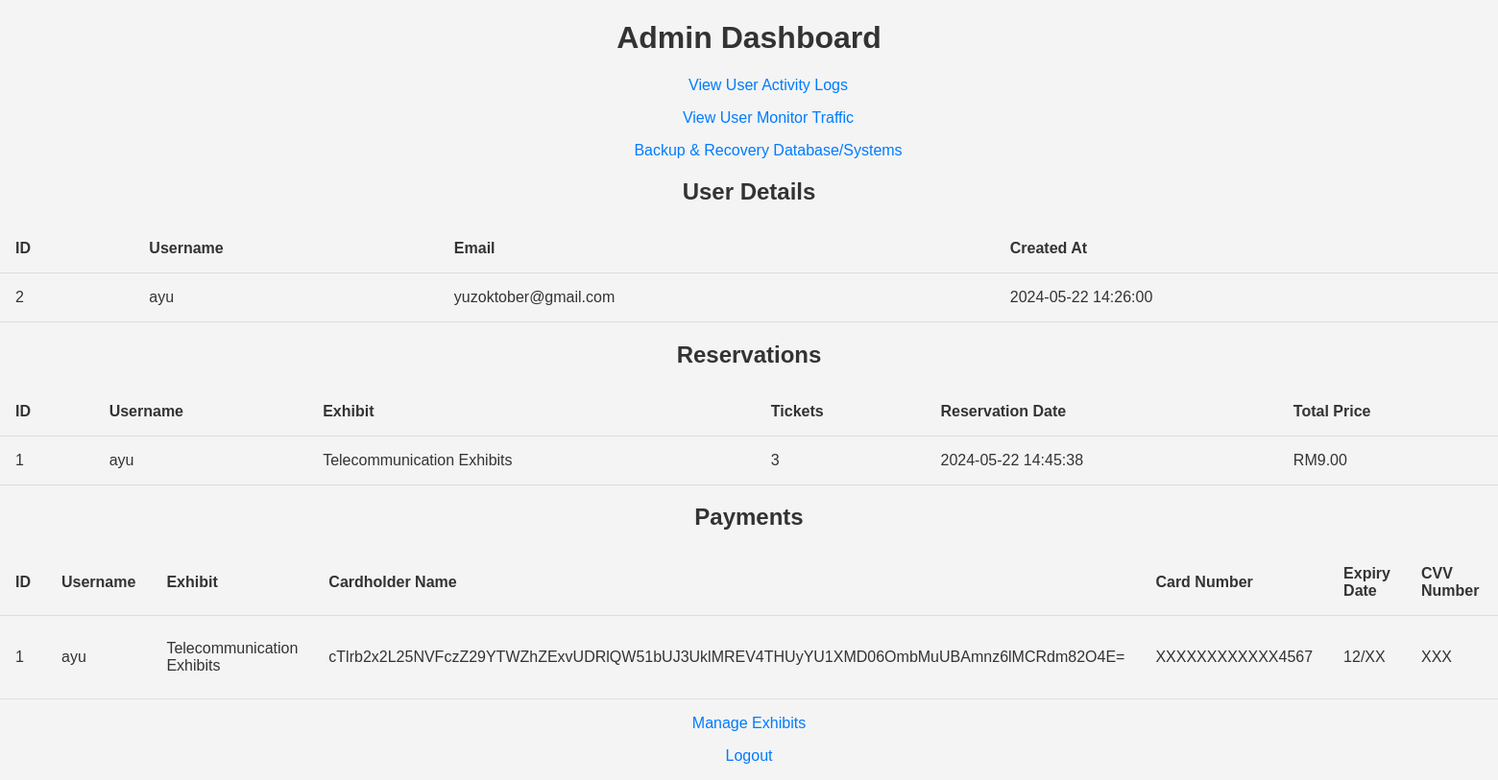
/admin_dashboard.php (signed in), run on the app's committed database.
### tables this page shows
CREATE TABLE `users` (
  `id` int(11) NOT NULL AUTO_INCREMENT,
  `username` varchar(50) NOT NULL,
  `password` varchar(255) NOT NULL,
  `email` varchar(100) NOT NULL,
  `created_at` timestamp NOT NULL DEFAULT current_timestamp(),
  PRIMARY KEY (`id`),
  UNIQUE KEY `username` (`username`),
  UNIQUE KEY `email` (`email`)
);

CREATE TABLE `reservations` (
  `id` int(11) NOT NULL AUTO_INCREMENT,
  `user_id` int(11) DEFAULT NULL,
  `exhibit_id` int(11) DEFAULT NULL,
  `num_tickets` int(11) NOT NULL,
  `reservation_date` timestamp NOT NULL DEFAULT current_timestamp(),
  `invoice_path` varchar(255) DEFAULT NULL,
  PRIMARY KEY (`id`),
  KEY `user_id` (`user_id`),
  KEY `exhibit_id` (`exhibit_id`),
  CONSTRAINT `reservations_ibfk_1` FOREIGN KEY (`user_id`) REFERENCES `users` (`id`),
  CONSTRAINT `reservations_ibfk_2` FOREIGN KEY (`exhibit_id`) REFERENCES `exhibits` (`id`)
);

CREATE TABLE `exhibits` (
  `id` int(11) NOT NULL AUTO_INCREMENT,
  `name` varchar(100) NOT NULL,
  `description` text DEFAULT NULL,
  `date` date NOT NULL,
  `tickets_available` int(11) NOT NULL,
  `price` decimal(10,2) NOT NULL,
  PRIMARY KEY (`id`)
);

CREATE TABLE `payments` (
  `id` int(11) NOT NULL AUTO_INCREMENT,
  `reservation_id` int(11) DEFAULT NULL,
  `cardholder_name` text NOT NULL,
  `card_number` text NOT NULL,
  `expiry_date` text NOT NULL,
  `cvv_number` text NOT NULL,
  `payment_date` timestamp NOT NULL DEFAULT current_timestamp(),
  PRIMARY KEY (`id`),
  KEY `reservation_id` (`reservation_id`),
  CONSTRAINT `payments_ibfk_1` FOREIGN KEY (`reservation_id`) REFERENCES `reservations` (`id`)
);

### admin_dashboard.php (the view, shortened to what this page needs)
<?php
require_once 'connection.php';
$user_stmt = $conn->prepare("SELECT id, username, email, created_at FROM users");
$user_stmt->execute();
$user_stmt->store_result();
$user_stmt->bind_result($user_id, $username, $email, $created_at);
$users = [];
while ($user_stmt->fetch()) {
    $users[] = [
        'id' => $user_id,
        'username' => $username,
        'email' => $email,
        'created_at' => $created_at,
    ];
}
$reservation_stmt = $conn->prepare("SELECT reservations.id, users.username, exhibits.name, reservations.num_tickets, reservations.reservation_date, (reservations.num_tickets * exhibits.price) AS total_price FROM reservations
                                    JOIN users ON reservations.user_id = users.id
                                    JOIN exhibits ON reservations.exhibit_id = exhibits.id");
$reservation_stmt->execute();
$reservation_stmt->store_result();
$reservation_stmt->bind_result($reservation_id, $user_name, $exhibit_name, $num_tickets, $reservation_date, $total_price);
$reservations = [];
while ($reservation_stmt->fetch()) {
    $reservations[] = [
        'id' => $reservation_id,
        'username' => $user_name,
        'exhibit_name' => $exhibit_name,
        'num_tickets' => $num_tickets,
        'reservation_date' => $reservation_date,
        'total_price' => $total_price,
    ];
}
$payment_stmt = $conn->prepare("SELECT payments.id, users.username, exhibits.name, payments.cardholder_name, payments.card_number, payments.expiry_date, payments.cvv_number, payments.payment_date FROM payments
                                JOIN reservations ON payments.reservation_id = reservations.id
                                JOIN users ON reservations.user_id = users.id
                                JOIN exhibits ON reservations.exhibit_id = exhibits.id");
$payment_stmt->execute();
$payment_stmt->store_result();
$payment_stmt->bind_result($payment_id, $payer_username, $paid_exhibit_name, $cardholder_name, $card_number, $expiry_date, $cvv_number, $payment_date);
$payments = [];
while ($payment_stmt->fetch()) {
    $payments[] = [
        'id' => $payment_id,
        'username' => $payer_username,
        'exhibit_name' => $paid_exhibit_name,
        'cardholder_name' => $cardholder_name,
        'card_number' => $card_number,
        'expiry_date' => $expiry_date,
        'cvv_number' => $cvv_number,
        'payment_date' => $payment_date,
    ];
}
?>
<!DOCTYPE html>
<html lang="en">
<head>
    <link rel="stylesheet" href="css/styles.css">
</head>
<body>
    <h1>Admin Dashboard</h1>
    <nav>
        <ul>
            <a href="admin_activity_logs.php">View User Activity Logs</a>
            <a href="admin_monitor_traffic.php">View User Monitor Traffic</a>
            <a href="backup_system.php">Backup & Recovery Database/Systems</a>
        </ul>
    </nav>
    <h2>User Details</h2>
    <table>
        <tr>
            <th>ID</th>
            <th>Username</th>
            <th>Email</th>
            <th>Created At</th>
        </tr>
        <?php foreach ($users as $user): ?>
        <tr>
            <td><?php echo htmlspecialchars($user['id']); ?></td>
            <td><?php echo htmlspecialchars($user['username']); ?></td>
            <td><?php echo htmlspecialchars($user['email']); ?></td>
            <td><?php echo htmlspecialchars($user['created_at']); ?></td>
        </tr>
        <?php endforeach; ?>
    </table>
    <h2>Reservations</h2>
    <table>
        <tr>
            <th>ID</th>
            <th>Username</th>
            <th>Exhibit</th>
            <th>Tickets</th>
            <th>Reservation Date</th>
            <th>Total Price</th>
        </tr>
        <?php foreach ($reservations as $reservation): ?>
        <tr>
            <td><?php echo htmlspecialchars($reservation['id']); ?></td>
            <td><?php echo htmlspecialchars($reservation['username']); ?></td>
            <td><?php echo htmlspecialchars($reservation['exhibit_name']); ?></td>
            <td><?php echo htmlspecialchars($reservation['num_tickets']); ?></td>
            <td><?php echo htmlspecialchars($reservation['reservation_date']); ?></td>
            <td>RM<?php echo htmlspecialchars($reservation['total_price']); ?></td>
        </tr>
        <?php endforeach; ?>
    </table>
    <h2>Payments</h2>
    <table>
        <tr>
            <th>ID</th>
            <th>Username</th>
            <th>Exhibit</th>
            <th>Cardholder Name</th>
            <th>Card Number</th>
            <th>Expiry Date</th>
            <th>CVV Number</th>
            <th>Payment Date</th>
        </tr>
        <?php foreach ($payments as $payment): ?>
        <tr>
            <td><?php echo htmlspecialchars($payment['id']); ?></td>
            <td><?php echo htmlspecialchars($payment['username']); ?></td>
            <td><?php echo htmlspecialchars($payment['exhibit_name']); ?></td>
            <td><?php echo htmlspecialchars($payment['cardholder_name']); ?></td>
            <td><?php echo htmlspecialchars($payment['card_number']); ?></td>
            <td><?php echo htmlspecialchars($payment['expiry_date']); ?></td>
            <td><?php echo htmlspecialchars($payment['cvv_number']); ?></td>
            <td><?php echo htmlspecialchars($payment['payment_date']); ?></td>
        </tr>
        <?php endforeach; ?>
    </table>
    <a href="exhibits.php">Manage Exhibits</a>
    <a href="admin_logout.php">Logout</a>
</body>
</html>

### css/styles.css (style rules this page uses)
body { font-family: Arial, sans-serif; margin: 0; padding: 0; background-color: #f4f4f4; color: #333; }
h1, h2 { text-align: center; }
table { width: 100%; margin: 1em 0; border-collapse: collapse; }
th, td { padding: 1em; border-bottom: 1px solid #ddd; text-align: left; }
a { display: block; margin: 1em 0; text-align: center; color: #007bff; text-decoration: none; }

### data on the page
users: id "2", username "ayu", email "yuzoktober@gmail.com", created_at "2024-05-22 14:26:00"
reservations: id "1", user.username "ayu", exhibit.name "Telecommunication Exhibits", num_tickets "3", reservation_date "2024-05-22 14:45:38", total_price "9.00"
payments: id "1", users.username "ayu", exhibits.name "Telecommunication Exhibits", cardholder_name "cTlrb2x2L25NVFczZ29YTWZhZExvUDRlQW51bUJ3UklMREV4THUyYU1XMD06OmbMuUBAmnz6lMCRdm82O4E=", card_number "XXXXXXXXXXXX4567", expiry_date "12/XX", cvv_number "XXX"
